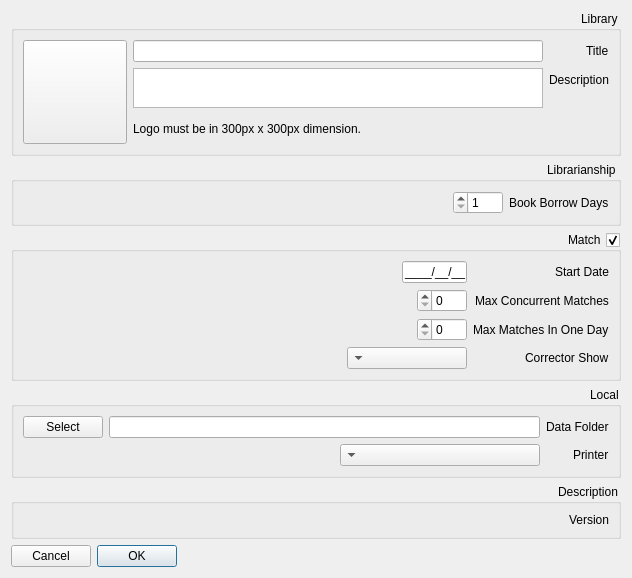
<?xml version="1.0" encoding="UTF-8"?>
<ui version="4.0">
 <class>OptionsForm</class>
 <widget class="QWidget" name="OptionsForm">
  <property name="geometry">
   <rect>
    <x>0</x>
    <y>0</y>
    <width>632</width>
    <height>517</height>
   </rect>
  </property>
  <property name="layoutDirection">
   <enum>Qt::RightToLeft</enum>
  </property>
  <layout class="QVBoxLayout" name="verticalLayout">
   <item>
    <widget class="QGroupBox" name="groupBox">
     <property name="title">
      <string>Library</string>
     </property>
     <layout class="QHBoxLayout" name="horizontalLayout_2">
      <item>
       <layout class="QFormLayout" name="formLayout_5">
        <property name="fieldGrowthPolicy">
         <enum>QFormLayout::AllNonFixedFieldsGrow</enum>
        </property>
        <property name="labelAlignment">
         <set>Qt::AlignLeading|Qt::AlignLeft|Qt::AlignVCenter</set>
        </property>
        <item row="2" column="1">
         <widget class="QLabel" name="label_9">
          <property name="text">
           <string>Logo must be in 300px x 300px dimension.</string>
          </property>
          <property name="textFormat">
           <enum>Qt::RichText</enum>
          </property>
         </widget>
        </item>
        <item row="0" column="1">
         <widget class="QLineEdit" name="eLibraryTitle"/>
        </item>
        <item row="0" column="0">
         <widget class="QLabel" name="label_8">
          <property name="text">
           <string>Title</string>
          </property>
         </widget>
        </item>
        <item row="1" column="0">
         <widget class="QLabel" name="label_10">
          <property name="text">
           <string>Description</string>
          </property>
         </widget>
        </item>
        <item row="1" column="1">
         <widget class="QTextEdit" name="eLibraryDescription">
          <property name="maximumSize">
           <size>
            <width>16777215</width>
            <height>40</height>
           </size>
          </property>
          <property name="tabChangesFocus">
           <bool>true</bool>
          </property>
         </widget>
        </item>
       </layout>
      </item>
      <item>
       <widget class="QPushButton" name="bLibraryLogo">
        <property name="minimumSize">
         <size>
          <width>104</width>
          <height>104</height>
         </size>
        </property>
        <property name="maximumSize">
         <size>
          <width>104</width>
          <height>104</height>
         </size>
        </property>
        <property name="toolTip">
         <string>Logo</string>
        </property>
        <property name="text">
         <string/>
        </property>
        <property name="iconSize">
         <size>
          <width>100</width>
          <height>100</height>
         </size>
        </property>
       </widget>
      </item>
     </layout>
    </widget>
   </item>
   <item>
    <widget class="QGroupBox" name="gLibrary">
     <property name="title">
      <string>Librarianship</string>
     </property>
     <layout class="QFormLayout" name="formLayout_4">
      <item row="0" column="0">
       <widget class="QLabel" name="label">
        <property name="text">
         <string>Book Borrow Days</string>
        </property>
       </widget>
      </item>
      <item row="0" column="1">
       <widget class="QSpinBox" name="sBookBorrowDays">
        <property name="maximumSize">
         <size>
          <width>50</width>
          <height>16777215</height>
         </size>
        </property>
        <property name="minimum">
         <number>1</number>
        </property>
        <property name="maximum">
         <number>100</number>
        </property>
       </widget>
      </item>
     </layout>
    </widget>
   </item>
   <item>
    <widget class="QGroupBox" name="gMatch">
     <property name="title">
      <string>Match</string>
     </property>
     <property name="checkable">
      <bool>true</bool>
     </property>
     <layout class="QFormLayout" name="formLayout">
      <property name="fieldGrowthPolicy">
       <enum>QFormLayout::AllNonFixedFieldsGrow</enum>
      </property>
      <property name="labelAlignment">
       <set>Qt::AlignLeading|Qt::AlignLeft|Qt::AlignVCenter</set>
      </property>
      <item row="0" column="0">
       <widget class="QLabel" name="label_11">
        <property name="text">
         <string>Start Date</string>
        </property>
       </widget>
      </item>
      <item row="1" column="0">
       <widget class="QLabel" name="label_5">
        <property name="text">
         <string>Max Concurrent Matches</string>
        </property>
       </widget>
      </item>
      <item row="1" column="1">
       <widget class="QSpinBox" name="sMaxConcurrentMatches">
        <property name="maximumSize">
         <size>
          <width>50</width>
          <height>16777215</height>
         </size>
        </property>
        <property name="maximum">
         <number>10</number>
        </property>
       </widget>
      </item>
      <item row="2" column="0">
       <widget class="QLabel" name="label_6">
        <property name="text">
         <string>Max Matches In One Day</string>
        </property>
       </widget>
      </item>
      <item row="2" column="1">
       <widget class="QSpinBox" name="sMaxMatchesInOneDay">
        <property name="maximumSize">
         <size>
          <width>50</width>
          <height>16777215</height>
         </size>
        </property>
        <property name="maximum">
         <number>10</number>
        </property>
       </widget>
      </item>
      <item row="3" column="0">
       <widget class="QLabel" name="label_4">
        <property name="text">
         <string>Corrector Show</string>
        </property>
       </widget>
      </item>
      <item row="3" column="1">
       <widget class="QComboBox" name="cCorrectorIdentifier">
        <property name="maximumSize">
         <size>
          <width>120</width>
          <height>16777215</height>
         </size>
        </property>
       </widget>
      </item>
      <item row="0" column="1">
       <widget class="QLineEdit" name="eStartDate">
        <property name="maximumSize">
         <size>
          <width>65</width>
          <height>16777215</height>
         </size>
        </property>
        <property name="inputMask">
         <string>9999/99/99;_</string>
        </property>
       </widget>
      </item>
     </layout>
    </widget>
   </item>
   <item>
    <widget class="QGroupBox" name="gLocal">
     <property name="title">
      <string>Local</string>
     </property>
     <layout class="QFormLayout" name="formLayout_2">
      <property name="fieldGrowthPolicy">
       <enum>QFormLayout::AllNonFixedFieldsGrow</enum>
      </property>
      <property name="labelAlignment">
       <set>Qt::AlignLeading|Qt::AlignLeft|Qt::AlignVCenter</set>
      </property>
      <item row="0" column="0">
       <widget class="QLabel" name="label_3">
        <property name="text">
         <string>Data Folder</string>
        </property>
       </widget>
      </item>
      <item row="0" column="1">
       <layout class="QHBoxLayout" name="horizontalLayout">
        <item>
         <widget class="QLineEdit" name="eDataFolder"/>
        </item>
        <item>
         <widget class="QPushButton" name="bSelectDataFolder">
          <property name="text">
           <string>Select</string>
          </property>
          <property name="icon">
           <iconset resource="resources.qrc">
            <normaloff>:/images/search.png</normaloff>:/images/search.png</iconset>
          </property>
         </widget>
        </item>
       </layout>
      </item>
      <item row="1" column="0">
       <widget class="QLabel" name="label_2">
        <property name="text">
         <string>Printer</string>
        </property>
       </widget>
      </item>
      <item row="1" column="1">
       <widget class="QComboBox" name="cPrinters">
        <property name="maximumSize">
         <size>
          <width>200</width>
          <height>16777215</height>
         </size>
        </property>
       </widget>
      </item>
     </layout>
    </widget>
   </item>
   <item>
    <widget class="QGroupBox" name="gDescription">
     <property name="title">
      <string>Description</string>
     </property>
     <layout class="QFormLayout" name="formLayout_3">
      <property name="labelAlignment">
       <set>Qt::AlignLeading|Qt::AlignLeft|Qt::AlignVCenter</set>
      </property>
      <item row="0" column="0">
       <widget class="QLabel" name="label_7">
        <property name="text">
         <string>Version</string>
        </property>
       </widget>
      </item>
      <item row="0" column="1">
       <widget class="QLabel" name="lVersion">
        <property name="text">
         <string/>
        </property>
       </widget>
      </item>
     </layout>
    </widget>
   </item>
   <item>
    <spacer name="verticalSpacer">
     <property name="orientation">
      <enum>Qt::Vertical</enum>
     </property>
     <property name="sizeHint" stdset="0">
      <size>
       <width>20</width>
       <height>40</height>
      </size>
     </property>
    </spacer>
   </item>
   <item>
    <widget class="QDialogButtonBox" name="buttonBox">
     <property name="standardButtons">
      <set>QDialogButtonBox::Cancel|QDialogButtonBox::Ok</set>
     </property>
    </widget>
   </item>
  </layout>
 </widget>
 <tabstops>
  <tabstop>eDataFolder</tabstop>
  <tabstop>bSelectDataFolder</tabstop>
  <tabstop>buttonBox</tabstop>
 </tabstops>
 <resources>
  <include location="resources.qrc"/>
 </resources>
 <connections/>
</ui>
